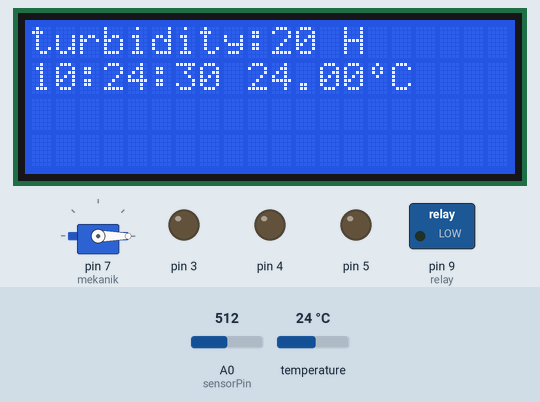
A sketch run on a simulated Arduino Uno, built with avr-gcc and run on an emulated ATmega328P. Shown: 20×4 character LCD, servo, switched loads named in the sketch (green lamp = pin HIGH), output pins drawn as LEDs (lit = HIGH). Inputs (shaded band) come from the test bench; at power-on: A0 (sensorPin) = 512, temperature 24 °C. The local clock reads 2024-03-15 10:24:30 at power-on unless the sketch sets it; pins used as bus, display or sensor lines are not drawn; what the sketch prints to the serial monitor is not drawn.

Above: at 1.39 s.
1.4 s: A0 (sensorPin) set to 327
At 2.55 s:
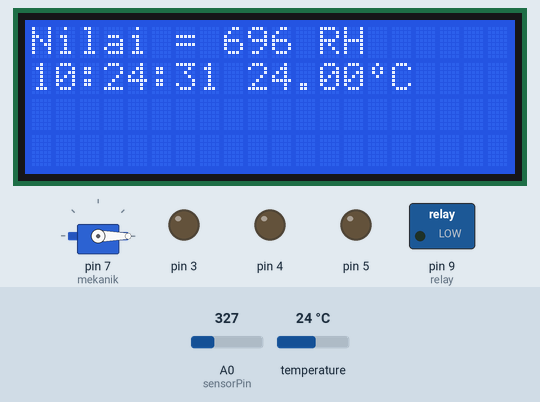
6.0 s: A0 (sensorPin) set to 310
At 7.0 s:
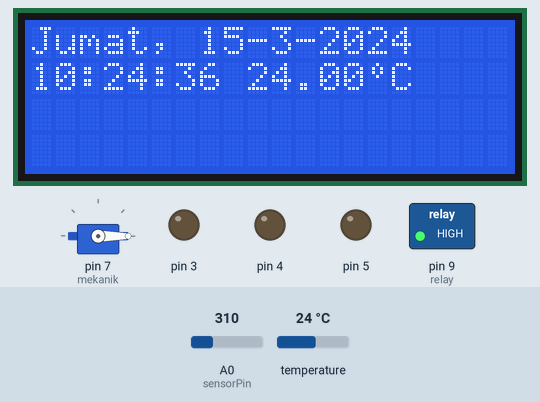
9.2 s: A0 (sensorPin) set to 10
At 10.45 s:
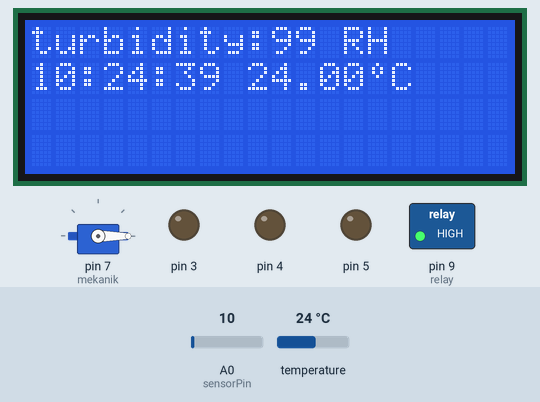
13.8 s: A0 (sensorPin) set to 1023
At 15.3 s:
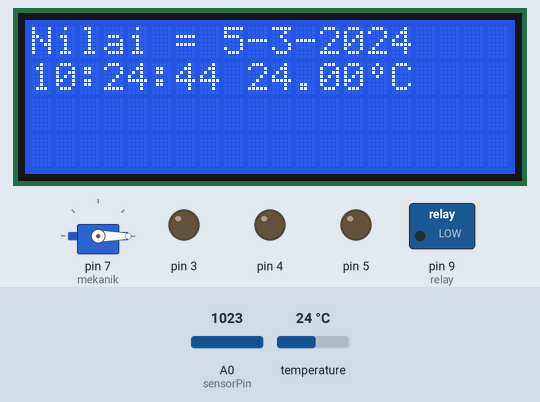
18.4 s: temperature set to 12 °C
At 20.8 s:
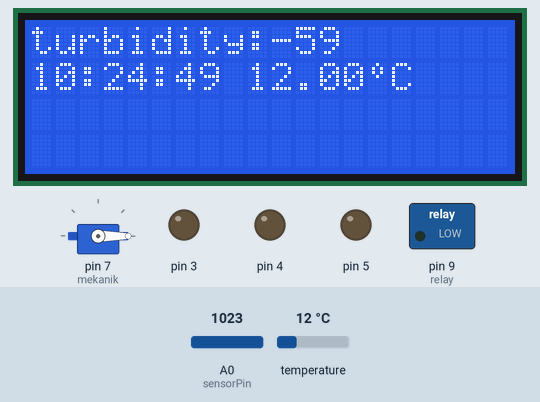
21.0 s: temperature set to 19 °C
At 22.5 s:
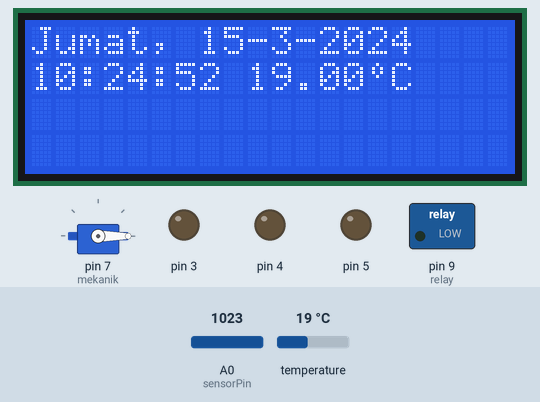
Timing chart, 0 to 24.0 s (numbered marks = the images above; inputs shaded):
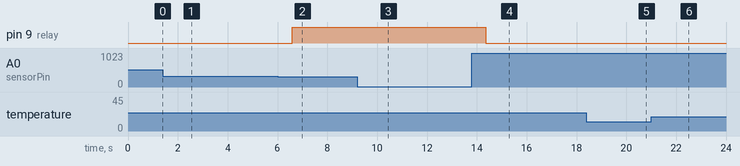

The sketch:

FIX_PKM.ino
```cpp
    // CONFIG SERVO
#include<Servo.h>
Servo mekanik;

    // CONFIG KELEMBAPAN TANAH
int sensorPin = A0;   // pin sensor
int powerPin  = 6;    // untuk pengganti VCC

    // CONFIG LCD I2C
#include <Wire.h>
#include <LiquidCrystal_I2C.h>
LiquidCrystal_I2C lcd(0x27, 20, 4); // set the LCD address to 0x27 for a 16 chars and 2 line display

    // CONFIG RTC
#include "RTClib.h"
RTC_DS3231 rtc;
float suhu;
String hari;
int tanggal, bulan, tahun, jam, menit, detik;
char dataHari[7][12] = {"Ahad", "Senin", "Selasa", "Rabu", "Kamis", "Jumat", "Sabtu"};

    // CONFIG TUBIDITY METER AND RELAY
const int relay = 9;
int sensorPinTurbidity = A0;

    // MODEL DERAJAT
byte derajat[8] = {
  B00100,
  B01010,
  B01010,
  B00100,
  B00000,
  B00000,
  B00000,
  B00000
};

void kasihPakan(int jumlah) {
    // CONFIG EATING TIMES
  for (int i = 1; i <= jumlah; i++) {
    mekanik.write(150);
    delay(100);
    mekanik.write(0);
    delay(100);
    lcd.init();
  }
}

int bacaSensor() {
    // CONFIG READ SENSOR
  digitalWrite(powerPin, HIGH);             // hidupkan power
  delay(500);
  int nilaiSensor = analogRead(sensorPin);  // baca nilai analog dari sensor
  digitalWrite(powerPin, LOW);
  return 1023 - nilaiSensor;                // makin lembab maka makin tinggi nilai outputnya
}

void setup () {
    // DISPLAY SERIAL MONITOR
  Serial.begin(9600);

  if (! rtc.begin()) {
    Serial.println("RTC Tidak Ditemukan");
    Serial.flush();
    abort();
  }

    // SETTING TIME
  // rtc.adjust(DateTime(F(__DATE__), F(__TIME__)));
  // rtc.adjust(DateTime(2014, 1, 21, 3, 0, 0));

    // SETUP LCD
  lcd.init();                       // Initialize the lcd
  lcd.init();                       // Print a message to the LCD.
  lcd.createChar(0, derajat);

    // SETUP MOTOR SERVO
  mekanik.attach(7);
  mekanik.write(0);

    // SETUP SENSOR KELEMBAPAN TANAH
  pinMode(powerPin, OUTPUT);        // jadikan pin power sebagai output
  digitalWrite(powerPin, LOW);      // default bernilai LOW

    // SETUP SENSOR TURBIDITY
  pinMode(relay, OUTPUT);
  pinMode(3,OUTPUT);
  pinMode(4, OUTPUT);
  pinMode(5, OUTPUT);

}

void loop () {
    // CONFIGURE TIME RTC
  DateTime now = rtc.now();
  hari    = dataHari[now.dayOfTheWeek()];
  tanggal = now.day(), DEC;
  bulan   = now.month(), DEC;
  tahun   = now.year(), DEC;
  jam     = now.hour(), DEC;
  menit   = now.minute(), DEC;
  detik   = now.second(), DEC;
  suhu    = rtc.getTemperature();

    // SHOW TIME AND SUHU IN SERIAL MONITOR
  Serial.println(String() + hari + ", " + tanggal + "-" + bulan + "-" + tahun);
  Serial.println(String() + jam + ":" + menit + ":" + detik);
  Serial.println(String() + "Suhu: " + suhu + " C");
  Serial.println();

    // SHOW TIME AND SUHU IN LCD I2C
  lcd.backlight();
  lcd.setCursor(0, 0);
  lcd.print(String() + hari + ", " + tanggal + "-" + bulan + "-" + tahun + " ");
  lcd.setCursor(0, 1);
  lcd.print(String() + jam + ":" + menit + ":" + detik);
  lcd.print(" ");
  lcd.print(suhu);
  lcd.write(byte(0));
  lcd.print("C ");

    // SHOW KELEMBAPAN TANAH IN SERIAL MONITOR
  Serial.print("Nilai kelembaban: ");
  Serial.println(bacaSensor());

    // SHOW KELEMBAPAN TANAH IN LCD I2C
  lcd.setCursor(0,0);
  lcd.print("Nilai = ");
  lcd.print(bacaSensor());
  lcd.print(" RH                ");

    // CONDITION FISH EAT
  if(jam == 12 & menit == 37 & detik == 30){
    kasihPakan(3);
  }

    // PROSES SENSOR TURBIDITY
  int sensorValue = analogRead(sensorPinTurbidity);
  int turbidity = map(sensorValue, 0,640, 100, 0);
  delay(100);
  lcd.setCursor(0, 0);
  lcd.print("turbidity:");
  lcd.print("   ");
  lcd.setCursor(10, 0);
  lcd.print(turbidity);
  delay(100);
  if (turbidity < 20) {
    digitalWrite(7, HIGH);
    digitalWrite(8, LOW);
    digitalWrite(9, LOW);
    lcd.setCursor(0, 1);
    lcd.print(" its CLEAR ");
    digitalWrite(relay, LOW);
  }
  if ((turbidity > 10) && (turbidity < 50)) {
    digitalWrite(7, LOW);
    digitalWrite(8, HIGH);
    digitalWrite(9, LOW);
    lcd.setCursor(0, 1);
    lcd.print(" its CLOUDY ");
  }
  if (turbidity > 50) {
    digitalWrite(7, LOW);
    digitalWrite(8, LOW);
    digitalWrite(9, HIGH);
    lcd.setCursor(0, 1);
    lcd.print(" its DIRTY ");

    digitalWrite(relay, HIGH);
  }

}
```

Measured:
- the behaviour switches between 320 and 319 on A0 (sensorPin) (found by bisection; images 1 and 2)
- after the input at 6.0 s, pin 9 (relay): LOW → HIGH after 0.60 s
- after the input at 13.8 s, pin 9 (relay): HIGH → LOW after 0.57 s
- what the display in image 2 shows lasts 0.6 s, from 6.6 s to 7.2 s
